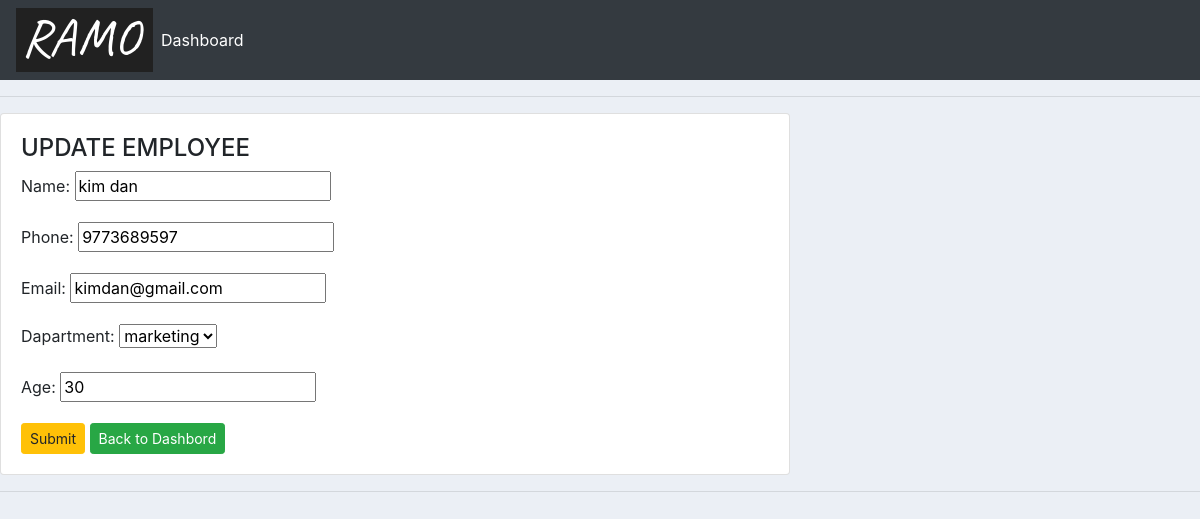
Page /2/ on the committed database.
### ui/models.py (models this page shows, shortened)
class Employee(models.Model):
    name = models.CharField(max_length=25, null=True)
    phone = models.CharField(max_length=10, null=True)
    email = models.EmailField(max_length=25, null=True)
    dapartment=models.ForeignKey(Department,null=True,on_delete=models.SET_NULL)
    age=models.IntegerField(null=True)

### ui/views.py (the view)
# urls.py: path('<str:pk>/', views.update, name="update"),
def update(request, pk):
    employee = Employee.objects.get(id=pk)
    if request.method == "POST":
        fm=EmployeeForm(request.POST,instance=employee)
        if fm.is_valid():
            fm.save()
    else:
        fm = EmployeeForm(instance=employee)
    context={'form':fm}
    return render(request, 'form.html',context)

### ui/forms.py
class EmployeeForm(forms.ModelForm):
    class Meta:
        model=Employee
        fields='__all__'

### ui/models.py (called while the page is built)
    def __str__(self):
        return self.dep_name

### templates/form.html (shortened to what this page needs)
{% extends 'main.html' %}
{% load static %}
{% block content %}
     <div class="row">
    <div class="col-sm-8">
        <div class="card card-body">
            <h4>UPDATE EMPLOYEE {{ pk }}</h4>
    <form action="" method="POST">
{{ form.as_p }}
    <input class="btn btn-warning btn-sm"  type="submit" name="Update">
        <a class="btn btn-success btn-sm" href="{% url 'addshow' %}">Back to Dashbord</a>
    </form>
        </div>
    </div>
     </div>
{% endblock %}

### static/css/main.css (style rules this page uses)
body { background-color: #ebeff5; }

### rows in the picture
Employee: name "kim dan", phone "9773689597", email "kimdan@gmail.com", dapartment "marketing", age "30"
